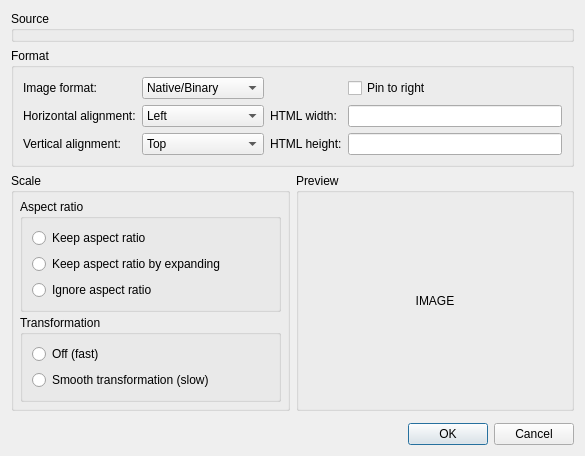
<?xml version="1.0" encoding="UTF-8"?>
<ui version="4.0">
 <class>NCRDImagePropDialogUI</class>
 <widget class="QDialog" name="NCRDImagePropDialogUI">
  <property name="geometry">
   <rect>
    <x>0</x>
    <y>0</y>
    <width>585</width>
    <height>400</height>
   </rect>
  </property>
  <property name="windowTitle">
   <string>Image properties</string>
  </property>
  <layout class="QVBoxLayout" name="verticalLayout">
   <item>
    <widget class="NCRDItemSourcePanel" name="isPanel">
     <property name="title">
      <string>Source</string>
     </property>
    </widget>
   </item>
   <item>
    <widget class="QGroupBox" name="gbAlignment">
     <property name="title">
      <string>Format</string>
     </property>
     <layout class="QGridLayout" name="gridLayout">
      <item row="0" column="0">
       <widget class="QLabel" name="label_4">
        <property name="text">
         <string>Image format:</string>
        </property>
       </widget>
      </item>
      <item row="0" column="1">
       <widget class="QComboBox" name="comboFormat">
        <item>
         <property name="text">
          <string>Native/Binary</string>
         </property>
        </item>
        <item>
         <property name="text">
          <string>Base64 encoded</string>
         </property>
        </item>
        <item>
         <property name="text">
          <string>SVG format</string>
         </property>
        </item>
       </widget>
      </item>
      <item row="1" column="0">
       <widget class="QLabel" name="label">
        <property name="text">
         <string>Horizontal alignment:</string>
        </property>
       </widget>
      </item>
      <item row="1" column="1">
       <widget class="QComboBox" name="comboHAlign">
        <item>
         <property name="text">
          <string>Left</string>
         </property>
        </item>
        <item>
         <property name="text">
          <string>Center</string>
         </property>
        </item>
        <item>
         <property name="text">
          <string>Right</string>
         </property>
        </item>
       </widget>
      </item>
      <item row="2" column="0">
       <widget class="QLabel" name="label_5">
        <property name="text">
         <string>Vertical alignment:</string>
        </property>
       </widget>
      </item>
      <item row="2" column="1">
       <widget class="QComboBox" name="comboVAlign">
        <item>
         <property name="text">
          <string>Top</string>
         </property>
        </item>
        <item>
         <property name="text">
          <string>Center</string>
         </property>
        </item>
        <item>
         <property name="text">
          <string>Bottom</string>
         </property>
        </item>
       </widget>
      </item>
      <item row="2" column="2">
       <widget class="QLabel" name="label_3">
        <property name="text">
         <string>HTML height:</string>
        </property>
       </widget>
      </item>
      <item row="1" column="2">
       <widget class="QLabel" name="label_2">
        <property name="text">
         <string>HTML width:</string>
        </property>
       </widget>
      </item>
      <item row="2" column="3">
       <widget class="QLineEdit" name="wHtmlHeight"/>
      </item>
      <item row="1" column="3">
       <widget class="QLineEdit" name="wHtmlWidth"/>
      </item>
      <item row="0" column="3">
       <widget class="QCheckBox" name="cbPinToRight">
        <property name="text">
         <string>Pin to right</string>
        </property>
       </widget>
      </item>
     </layout>
    </widget>
   </item>
   <item>
    <layout class="QHBoxLayout" name="laySc">
     <item>
      <widget class="QGroupBox" name="gbScaling">
       <property name="title">
        <string>Scale</string>
       </property>
       <layout class="QVBoxLayout">
        <property name="spacing">
         <number>3</number>
        </property>
        <property name="leftMargin">
         <number>6</number>
        </property>
        <property name="topMargin">
         <number>6</number>
        </property>
        <property name="rightMargin">
         <number>6</number>
        </property>
        <property name="bottomMargin">
         <number>6</number>
        </property>
        <item>
         <widget class="QGroupBox" name="gbAspect">
          <property name="title">
           <string>Aspect ratio</string>
          </property>
          <layout class="QVBoxLayout">
           <item>
            <widget class="QRadioButton" name="rbKeepAspect">
             <property name="text">
              <string>Keep aspect ratio</string>
             </property>
            </widget>
           </item>
           <item>
            <widget class="QRadioButton" name="rbExpandAspect">
             <property name="text">
              <string>Keep aspect ratio by expanding</string>
             </property>
            </widget>
           </item>
           <item>
            <widget class="QRadioButton" name="rbIgnoreAspect">
             <property name="text">
              <string>Ignore aspect ratio</string>
             </property>
            </widget>
           </item>
          </layout>
         </widget>
        </item>
        <item>
         <widget class="QGroupBox" name="gbTrans">
          <property name="title">
           <string>Transformation</string>
          </property>
          <layout class="QVBoxLayout">
           <item>
            <widget class="QRadioButton" name="rbFastTran">
             <property name="text">
              <string>Off (fast)</string>
             </property>
            </widget>
           </item>
           <item>
            <widget class="QRadioButton" name="rbSmoothTran">
             <property name="text">
              <string>Smooth transformation (slow)</string>
             </property>
            </widget>
           </item>
          </layout>
         </widget>
        </item>
       </layout>
      </widget>
     </item>
     <item>
      <widget class="QGroupBox" name="groupBox">
       <property name="title">
        <string>Preview</string>
       </property>
       <layout class="QVBoxLayout">
        <property name="spacing">
         <number>2</number>
        </property>
        <property name="leftMargin">
         <number>2</number>
        </property>
        <property name="topMargin">
         <number>2</number>
        </property>
        <property name="rightMargin">
         <number>2</number>
        </property>
        <property name="bottomMargin">
         <number>2</number>
        </property>
        <item>
         <widget class="QLabel" name="lblPreview">
          <property name="text">
           <string>IMAGE</string>
          </property>
          <property name="alignment">
           <set>Qt::AlignCenter</set>
          </property>
         </widget>
        </item>
       </layout>
      </widget>
     </item>
    </layout>
   </item>
   <item>
    <widget class="NCRDPrintWhenPanel" name="printWhenPanel" native="true"/>
   </item>
   <item>
    <spacer name="verticalSpacer">
     <property name="orientation">
      <enum>Qt::Vertical</enum>
     </property>
     <property name="sizeHint" stdset="0">
      <size>
       <width>20</width>
       <height>40</height>
      </size>
     </property>
    </spacer>
   </item>
   <item>
    <widget class="QDialogButtonBox" name="buttonBox">
     <property name="orientation">
      <enum>Qt::Horizontal</enum>
     </property>
     <property name="standardButtons">
      <set>QDialogButtonBox::Cancel|QDialogButtonBox::Ok</set>
     </property>
    </widget>
   </item>
  </layout>
 </widget>
 <customwidgets>
  <customwidget>
   <class>NCRDPrintWhenPanel</class>
   <extends>QWidget</extends>
   <header>ncrdprintwhenpanel.h</header>
   <container>1</container>
  </customwidget>
  <customwidget>
   <class>NCRDItemSourcePanel</class>
   <extends>QGroupBox</extends>
   <header>ncrditemsourcepanel.h</header>
   <container>1</container>
  </customwidget>
 </customwidgets>
 <tabstops>
  <tabstop>isPanel</tabstop>
  <tabstop>comboFormat</tabstop>
  <tabstop>comboHAlign</tabstop>
  <tabstop>comboVAlign</tabstop>
  <tabstop>rbKeepAspect</tabstop>
  <tabstop>rbExpandAspect</tabstop>
  <tabstop>rbIgnoreAspect</tabstop>
  <tabstop>rbFastTran</tabstop>
  <tabstop>rbSmoothTran</tabstop>
  <tabstop>buttonBox</tabstop>
 </tabstops>
 <resources/>
 <connections>
  <connection>
   <sender>buttonBox</sender>
   <signal>accepted()</signal>
   <receiver>NCRDImagePropDialogUI</receiver>
   <slot>accept()</slot>
   <hints>
    <hint type="sourcelabel">
     <x>248</x>
     <y>254</y>
    </hint>
    <hint type="destinationlabel">
     <x>157</x>
     <y>274</y>
    </hint>
   </hints>
  </connection>
  <connection>
   <sender>buttonBox</sender>
   <signal>rejected()</signal>
   <receiver>NCRDImagePropDialogUI</receiver>
   <slot>reject()</slot>
   <hints>
    <hint type="sourcelabel">
     <x>316</x>
     <y>260</y>
    </hint>
    <hint type="destinationlabel">
     <x>286</x>
     <y>274</y>
    </hint>
   </hints>
  </connection>
 </connections>
</ui>
